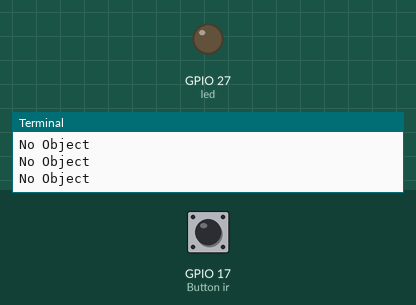
The program below on a simulated Raspberry Pi (BCM pin numbers). On the bench: output pins drawn as LEDs (lit = HIGH), the last lines printed to the terminal. The test bench sets the inputs (shaded band); at power-on: GPIO 17 (Button ir) HIGH.

Above: at 1.2 s.
1.3 s: GPIO 17 (Button ir) pulled LOW for 0.25 s
At 1.5 s:
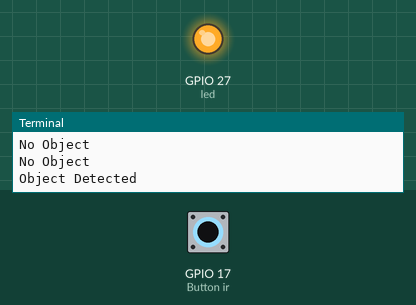
3.1 s: GPIO 17 (Button ir) pulled LOW for 3.2 s
At 7.1 s:
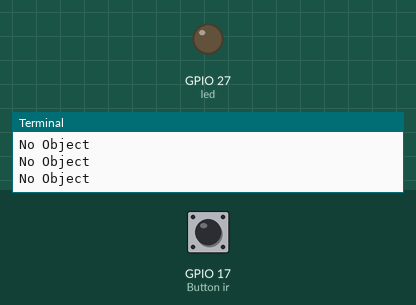
Timing chart, 0 to 8.6 s (numbered marks = the images above; inputs shaded):
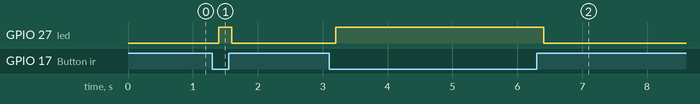

The program:

ir_leds.py
```python
from gpiozero import LED, Button
from time import sleep

ir = Button(17)   # IR sensor OUT
led = LED(27)     # LED

while True:
    if ir.is_pressed:   # Object detected
        print("Object Detected")
        led.on()
    else:
        print("No Object")
        led.off()

    sleep(0.2)
```

Measured:
- after the input at 1.3 s, GPIO 27 (led): LOW → HIGH after 0.10 s, → LOW 0.20 s later
- after the input at 3.1 s, GPIO 27 (led): LOW → HIGH after 0.10 s, → LOW 3.2 s later
